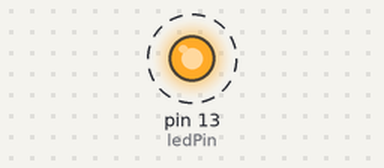
Recording of a sketch running on a simulated Arduino Uno, built with avr-gcc and run on an emulated ATmega328P. Shown: output pins drawn as LEDs (lit = HIGH). Dashed ring = blinking. What the sketch prints to the serial monitor is not drawn.

Above: at 0.15 s.
Timing chart, 0 to 3.0 s (numbered marks = the images above):
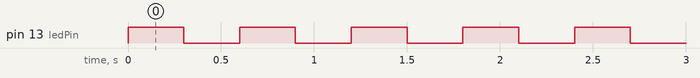

The sketch:

LED_Test.ino
```cpp
const int ledPin = 13;

void setup() {
  // put your setup code here, to run once:
  pinMode(ledPin, OUTPUT);
  Serial.begin(9600);
}

void loop() {
  // put your main code here, to run repeatedly:
  digitalWrite(ledPin, HIGH);
  Serial.println("LED On!");
  delay(300);
  digitalWrite(ledPin, LOW);
  delay(300);
  Serial.println("LED Off!");
}
```

Measured:
- by itself, pin 13 (ledPin): alternates HIGH for 0.30 s and LOW for 0.30 s
